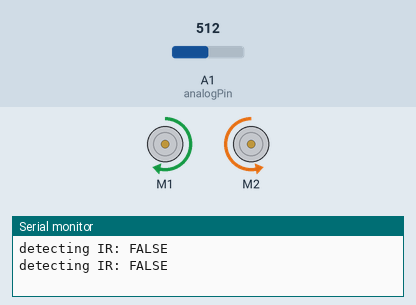
This sketch was run on a simulated Arduino Uno, built with avr-gcc and run on an emulated ATmega328P. Parts: 2 × DC motor (green arrow = forward, orange = backward, longer = faster), the last lines printed to the serial monitor. The inputs (shaded band) are chosen by the test bench; at power-on: A1 (analogPin) = 512.

Above: at 1.8 s.
1.9 s: A1 (analogPin) set to 786
5.4 s: A1 (analogPin) set to 819
At 6.6 s:
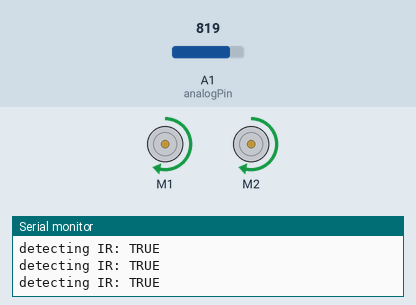
7.5 s: A1 (analogPin) set to 790
At 7.8 s:
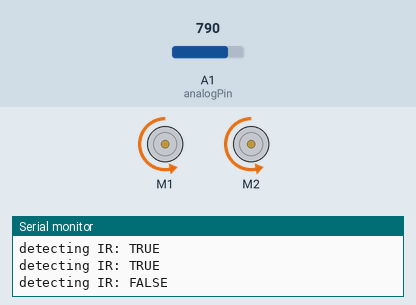
Timing chart, 0 to 17.5 s (numbered marks = the images above; inputs shaded):
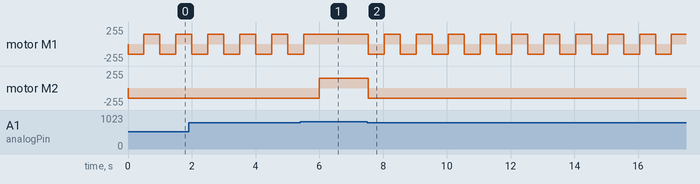

Measured:
- the behaviour switches between 800 and 801 on A1 (analogPin) (found by bisection; images 0 and 1)
- after the input at 5.4 s, motor M1: goes on until 5.5 s, then stays forward 150/255; motor M2: backward 150/255 → forward 150/255 after 0.60 s
- after the input at 7.5 s, motor M1: alternates forward 150/255 for 0.50 s and backward 150/255 for 0.50 s, starting at once; motor M2: forward 150/255 → backward 150/255 at once
- by itself, motor M1: alternates forward 150/255 for 0.50 s and backward 150/255 for 0.50 s

The sketch:

05_IR_box_code.ino
```cpp
#include <AFMotor.h>

AF_DCMotor Lmotor(1);
AF_DCMotor Rmotor(2);

int value;
int analogPin = 1;

void setup() {

  Serial.begin(9600);
  Lmotor.setSpeed(150);
  Rmotor.setSpeed(150);
  Lmotor.run(RELEASE);
  Rmotor.run(RELEASE);

}

void loop() {

  //USING IF STATEMENT
  value = analogRead(analogPin);

  if(value > 800) {
    Serial.println("detecting IR: TRUE");
    moveRobot("forward");
  }
  else {
    Serial.println("detecting IR: FALSE");
    moveRobot("backward");
    delay(500);
    moveRobot("right");
    delay(500);
  }


  //WHILE LOOP
  /*

  while(value > 800) {
    Serial.println("detecting IR: TRUE");
    moveRobot("forward");
  }

  Serial.println("detecting IR: FALSE");
  moveRobot("backward");
  delay(500);
  moveRobot("right");
  delay(500);

  */

}

void moveRobot(String d) {

  if(d=="forward") {
    Lmotor.run(FORWARD);
    Rmotor.run(FORWARD);
  }
  else if(d=="backward") {
    Lmotor.run(BACKWARD);
    Rmotor.run(BACKWARD);
  }
  else if(d=="right") {
    Lmotor.run(FORWARD);
    Rmotor.run(BACKWARD);
  }
  else if(d=="left") {
    Lmotor.run(BACKWARD);
    Rmotor.run(FORWARD);
  }
  else if(d=="stop") {
    Lmotor.run(RELEASE);
    Rmotor.run(RELEASE);
  }
}
```
